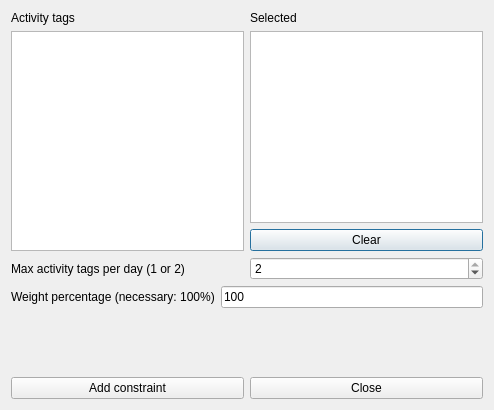
<?xml version="1.0" encoding="UTF-8"?>
<ui version="4.0">
 <class>AddConstraintStudentsMaxActivityTagsPerDayFromSetForm_template</class>
 <widget class="QDialog" name="AddConstraintStudentsMaxActivityTagsPerDayFromSetForm_template">
  <property name="geometry">
   <rect>
    <x>0</x>
    <y>0</y>
    <width>494</width>
    <height>410</height>
   </rect>
  </property>
  <property name="windowTitle">
   <string extracomment="This is the title of the dialog to add a new constraint of this type">Add students max activity tags per day from set</string>
  </property>
  <layout class="QVBoxLayout" name="verticalLayout_4">
   <item>
    <layout class="QHBoxLayout" name="horizontalLayout_4">
     <item>
      <layout class="QVBoxLayout" name="verticalLayout_2">
       <item>
        <widget class="QLabel" name="label_2">
         <property name="text">
          <string>Activity tags</string>
         </property>
        </widget>
       </item>
       <item>
        <widget class="QListWidget" name="allActivityTagsListWidget"/>
       </item>
      </layout>
     </item>
     <item>
      <layout class="QVBoxLayout" name="verticalLayout">
       <item>
        <widget class="QLabel" name="label_3">
         <property name="text">
          <string comment="It refers to activity tags">Selected</string>
         </property>
        </widget>
       </item>
       <item>
        <widget class="QListWidget" name="selectedActivityTagsListWidget"/>
       </item>
       <item>
        <widget class="QPushButton" name="clearActivityTagsPushButton">
         <property name="text">
          <string>Clear</string>
         </property>
        </widget>
       </item>
      </layout>
     </item>
    </layout>
   </item>
   <item>
    <layout class="QHBoxLayout" name="horizontalLayout">
     <item>
      <widget class="QLabel" name="label">
       <property name="text">
        <string>Max activity tags per day (1 or 2)</string>
       </property>
      </widget>
     </item>
     <item>
      <widget class="QSpinBox" name="maxActivityTagsSpinBox">
       <property name="minimum">
        <number>1</number>
       </property>
       <property name="maximum">
        <number>2</number>
       </property>
       <property name="value">
        <number>2</number>
       </property>
      </widget>
     </item>
    </layout>
   </item>
   <item>
    <layout class="QHBoxLayout" name="horizontalLayout_2">
     <item>
      <widget class="QLabel" name="weightTextLabel">
       <property name="frameShape">
        <enum>QFrame::NoFrame</enum>
       </property>
       <property name="frameShadow">
        <enum>QFrame::Plain</enum>
       </property>
       <property name="text">
        <string>Weight percentage (necessary: 100%)</string>
       </property>
       <property name="wordWrap">
        <bool>false</bool>
       </property>
      </widget>
     </item>
     <item>
      <widget class="QLineEdit" name="weightLineEdit">
       <property name="text">
        <string notr="true">100</string>
       </property>
      </widget>
     </item>
    </layout>
   </item>
   <item>
    <spacer name="verticalSpacer">
     <property name="orientation">
      <enum>Qt::Vertical</enum>
     </property>
     <property name="sizeHint" stdset="0">
      <size>
       <width>20</width>
       <height>32</height>
      </size>
     </property>
    </spacer>
   </item>
   <item>
    <layout class="QHBoxLayout" name="horizontalLayout_3">
     <item>
      <widget class="QPushButton" name="addConstraintPushButton">
       <property name="text">
        <string>Add constraint</string>
       </property>
      </widget>
     </item>
     <item>
      <widget class="QPushButton" name="closePushButton">
       <property name="text">
        <string>Close</string>
       </property>
      </widget>
     </item>
    </layout>
   </item>
  </layout>
 </widget>
 <layoutdefault spacing="6" margin="11"/>
 <resources/>
 <connections/>
</ui>
